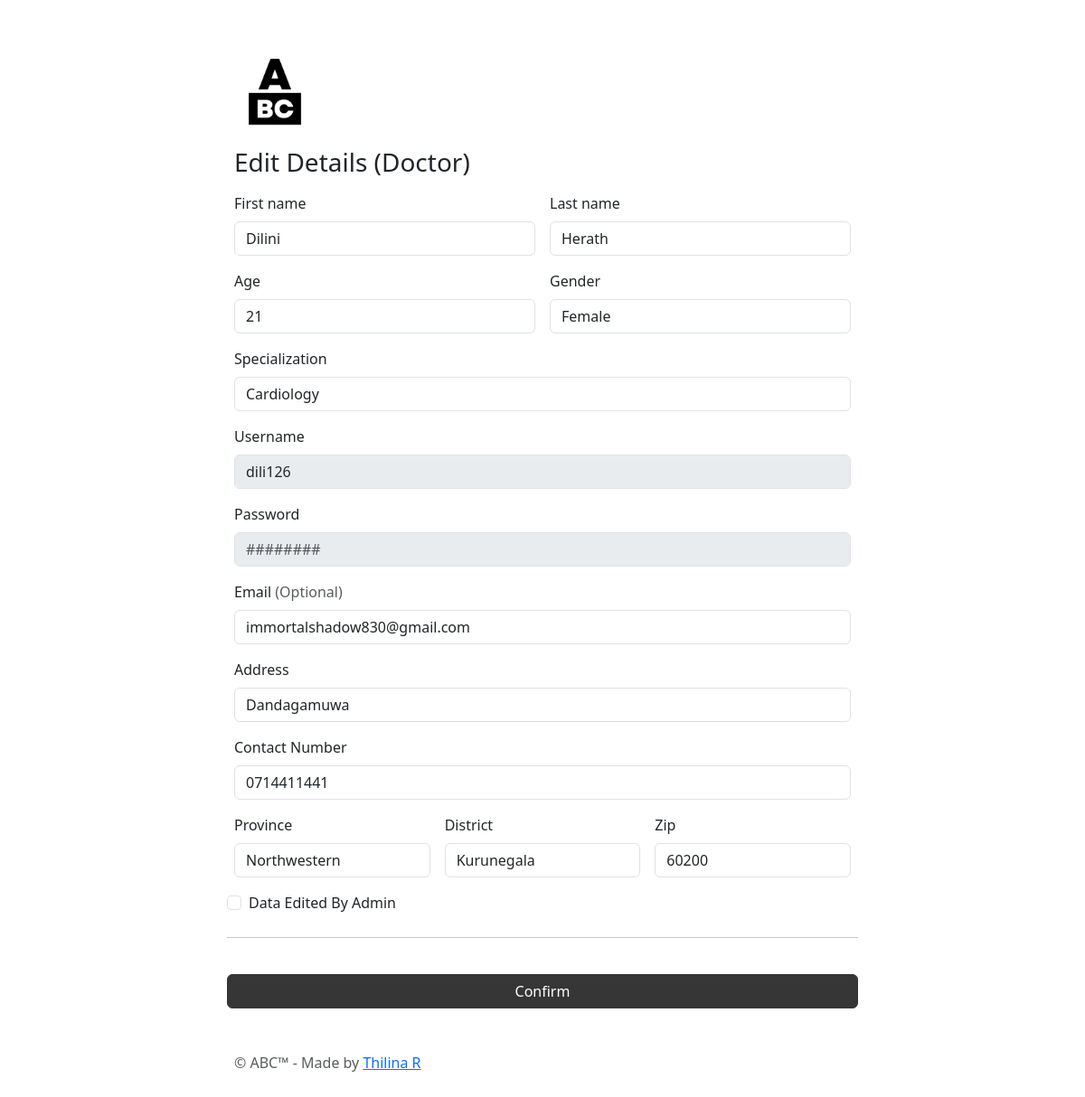
The page /ABC_VIRTUAL/edit_doctor.php?users_u_ID=39 on the database its author committed.
### tables this page shows
CREATE TABLE `doctor_accounts` (
  `da_ID` int NOT NULL AUTO_INCREMENT,
  `da_firstname` varchar(45) DEFAULT NULL,
  `da_lastname` varchar(45) DEFAULT NULL,
  `da_age` int DEFAULT NULL,
  `da_gender` varchar(45) DEFAULT NULL,
  `da_specialization` varchar(45) DEFAULT NULL,
  `da_username` varchar(45) DEFAULT NULL,
  `da_password` varchar(45) DEFAULT NULL,
  `da_email` varchar(45) DEFAULT NULL,
  `da_contact` varchar(45) DEFAULT NULL,
  `da_address` varchar(45) DEFAULT NULL,
  `da_province` varchar(45) DEFAULT NULL,
  `da_district` varchar(45) DEFAULT NULL,
  `da_zip` varchar(45) DEFAULT NULL,
  `users_u_ID` int NOT NULL,
  PRIMARY KEY (`da_ID`),
  KEY `fk_doctor_accounts_users1_idx` (`users_u_ID`),
  CONSTRAINT `fk_doctor_accounts_users1` FOREIGN KEY (`users_u_ID`) REFERENCES `users` (`u_ID`)
);

### ABC_VIRTUAL/edit_doctor.php (the view, shortened to what this page needs)
<!DOCTYPE html>
<html>
<head>
    <link rel="stylesheet" href="./Frameworks/Bootstrap-5.3.1/bootstrap-5.3.1-dist/css/bootstrap.min.css">
    <link rel="stylesheet" href="./signup.css">
    <link rel="stylesheet" href="./base.css">
</head>
<body class="d-flex align-items-center py-4">
    <?php
    include 'connect_DB.php';
    $users_u_ID = $_GET['users_u_ID'];
    $doctorDataQuery = "SELECT * FROM doctor_accounts WHERE users_u_ID = $users_u_ID";
    $doctorDataResult = $connection->query($doctorDataQuery);
    if ($doctorDataResult->num_rows > 0) {
        $row = $doctorDataResult->fetch_assoc();
        $firstname = $row['da_firstname'];
        $lastname = $row['da_lastname'];
        $age = $row['da_age'];
        $gender = $row['da_gender'];
        $specialization = $row['da_specialization'];
        $username = $row["da_username"];
        $email = $row['da_email'];
        $address = $row['da_address'];
        $contact = $row['da_contact'];
        $province = $row['da_province'];
        $district = $row['da_district'];
        $zip = $row['da_zip'];
    } else {
        echo "Doctor not found.";
    }
    ?>
    <div class="container d-flex align-items-center py-4">
        <form class="sign-up m-auto" method="POST">
            <img class="mb-3" src="./IMG_LOGO/LOGO.png">
            <h1 class="h3 mb-3 fw-normal">Edit Details (Doctor)</h1>
            <div class="row g-3">
                <div class="col-sm-6">
                    <label class="form-label">First name</label>
                    <input type="text" class="form-control" id="firstName" value="<?php echo $firstname; ?>" required name="txt-ua-firstname">
                </div>
                <div class="col-sm-6">
                    <label class="form-label">Last name</label>
                    <input type="text" class="form-control" id="lastName" value="<?php echo $lastname; ?>" required name="txt-ua-lastname">
                </div>
                <div class="col-sm-6">
                    <label class="form-label">Age</label>
                    <input type="text" class="form-control" id="age" value="<?php echo $age; ?>" required name="txt-ua-age">
                </div>
                <div class="col-sm-6">
                    <label class="form-label">Gender</label>
                    <input type="text" class="form-control" id="age" value="<?php echo $gender; ?>" required name="txt-ua-gender">
                </div>
                <div class="col-12">
                    <label class="form-label">Specialization</label>
                    <input type="text" class="form-control" id="address" value="<?php echo $specialization; ?>" name="txt-ua-special">
                </div>
                <div class="col-12">
                    <label class="form-label">Username</label>
                    <div class="input-group">
                        <input type="text" class="form-control" id="username" value="<?php echo $username; ?>" disabled name="txt-ua-username">
                    </div>
                </div>
                <div class="col-12">
                    <label class="form-label">Password</label>
                    <input type="password" class="form-control" id="password" placeholder="########" disabled name="txt-ua-password">
                </div>
                <div class="col-12">
                    <label class="form-label">Email <span class="text-body-secondary">(Optional)</span></label>
                    <input type="email" class="form-control" id="email" value="<?php echo $email; ?>" name="txt-ua-email">
                </div>
                <div class="col-12">
                    <label class="form-label">Address</label>
                    <input type="text" class="form-control" id="address" value="<?php echo $address; ?>" name="txt-ua-address">
                </div>
                <div class="col-12">
                    <label class="form-label">Contact Number</label>
                    <input type="text" class="form-control" id="contact" value="<?php echo $contact; ?>" name="txt-ua-contact">
                </div>
                <div class="col-sm-4">
                    <label class="form-label">Province</label>
                    <input type="text" class="form-control" id="province" value="<?php echo $province; ?>" name="txt-ua-province">
                </div>
                <div class="col-sm-4">
                    <label class="form-label">District</label>
                    <input type="text" class="form-control" id="district" value="<?php echo $district; ?>" name="txt-ua-district">
                </div>
                <div class="col-sm-4">
                    <label class="form-label">Zip</label>
                    <input type="text" class="form-control" id="zip" value="<?php echo $zip; ?>" name="txt-ua-zip">
                </div>
                <div class="form-check">
                    <input type="checkbox" class="form-check-input" id="same-address" required>
                    <label class="form-check-label" for="same-address">Data Edited By Admin</label>
                </div>
                <hr class="my-4">
                <button class='btn w-100 abc-button' type='submit' name='btn-submit'>Confirm</button>
            </div>
            <p class="mt-5 mb-3 text-body-secondary">&copy; ABC™ - Made by
                <a href="https://github.com/Thili-126"><span>T</span>hilina R</a>
            </p>
        </form>
    </div>
</body>
</html>

### ABC_VIRTUAL/signup.css (style rules this page uses)
.sign-up { max-width: 700px; padding: 9px; }
.sign-up img { width: 90px; }

### ABC_VIRTUAL/base.css (style rules this page uses)
:root { --mainhc: #f74349; --mainhc2: #ff565b; --mainc: #363636; --mainc2: #585858; }
button.abc-button { background-color: var(--mainc); border: 1px solid var(--mainc); color: #fff; }

### rows shown on the page
doctor_accounts: txt-ua-firstname "Dilini", txt-ua-lastname "Herath", txt-ua-age "21", txt-ua-gender "Female", txt-ua-special "Cardiology", txt-ua-username "dili126", txt-ua-email "immortalshadow830@gmail.com", txt-ua-address "Dandagamuwa", txt-ua-contact "0714411441", txt-ua-province "Northwestern", txt-ua-district "Kurunegala", txt-ua-zip "60200"
